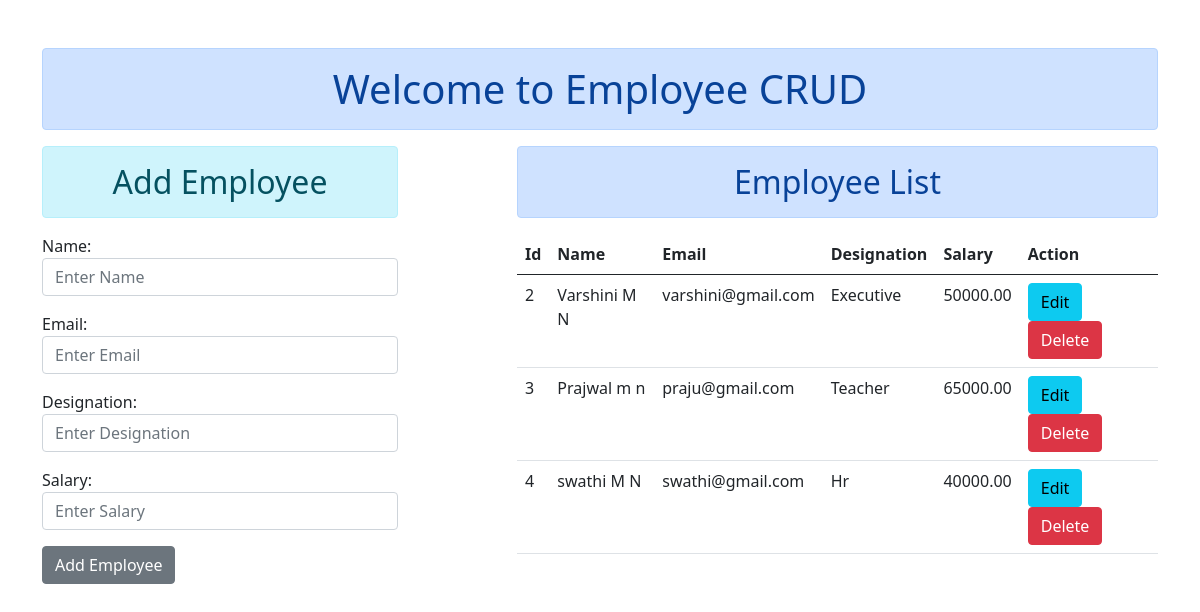
/employee/, run on the app's committed database.
### emp_app/models.py (models this page shows, shortened)
class Employee(models.Model):
    name = models.CharField(max_length=100, blank=False)
    email = models.EmailField(unique=True, blank=False)
    designation = models.CharField(max_length=100, blank=False)  # Add Designation
    salary = models.DecimalField(max_digits=10, decimal_places=2, blank=False)

### emp_app/views.py (the view)
# urls.py: path('', views.home, name='employee_home'),  # Add this to handle /employee/
def home(request):
    employees = models.Employee.objects.all()  # Ensure this is always defined
    if request.method == "POST":
        emp_form = forms.EmployeeForm(request.POST)
        if emp_form.is_valid():
            emp_form.save()
            employee_form = forms.EmployeeForm()  # Reset form after submission
        else:
            employee_form = emp_form  # Preserve form data with errors
    else:
        employee_form = forms.EmployeeForm()
    context = {
        "employees": employees,  # Always defined
        "employee_form": employee_form
    }
    return render(request, "home.html", context)

### emp_app/forms.py
class EmployeeForm(forms.ModelForm):
    class Meta:
        model = Employee
        fields = ["name", "email", "designation", "salary"]
        widgets = {
            "name": forms.TextInput(attrs={"class": "form-control", "placeholder": "Enter Name"}),
            "email": forms.EmailInput(attrs={"class": "form-control", "placeholder": "Enter Email"}),
            "designation": forms.TextInput(attrs={"class": "form-control", "placeholder": "Enter Designation"}),
            "salary": forms.NumberInput(attrs={"class": "form-control", "placeholder": "Enter Salary"}),
}

### emp_app/templates/home.html (shortened to what this page needs)
{% extends "base.html" %}
{% block content %}
<div class="row">
   <div class="col-md-4 col-12">
      <h2 class="alert alert-info text-center">Add Employee</h2>
      <form action="{% url 'home' %}" method="POST">
        {{ employee_form.as_p }}
         <input type="submit" class="btn btn-secondary" value="Add Employee">
      </form>
   </div>
   <div class="col-md-7 offset-md-1 col-12">
      <h2 class="alert alert-primary text-center">Employee List</h2>
      <table class="table table-hover">
         <thead>
            <tr>
               <th>Id</th>
               <th>Name</th>
               <th>Email</th>
               <th>Designation</th>
               <th>Salary</th>
               <th>Action</th>
            </tr>
         </thead>
         <tbody>
            {% for emp in employees %}
            <tr>
               <td>{{ emp.id }}</td>
               <td>{{ emp.name }}</td>
               <td>{{ emp.email }}</td>
               <td>{{ emp.designation }}</td>
               <td>{{ emp.salary }}</td>
               <td>
                  <a href="{% url 'edit' emp.id %}" class="btn btn-info">Edit</a>
                  <a href="{% url 'delete' emp.id %}" class="btn btn-danger">Delete</a>
               </td>
            </tr>
            {% empty %}
            <td colspan="6">
               <h3 class="alert alert-warning text-center">No Employees found</h3>
            </td>
            {% endfor %}
         </tbody>
      </table>
   </div>
{% endblock content %}

### data on the page
Employee: id "2", name "Varshini M N", email "varshini@gmail.com", designation "Executive", salary "50000.00"
Employee: id "3", name "Prajwal m n", email "praju@gmail.com", designation "Teacher", salary "65000.00"
Employee: id "4", name "swathi M N", email "swathi@gmail.com", designation "Hr", salary "40000.00"
